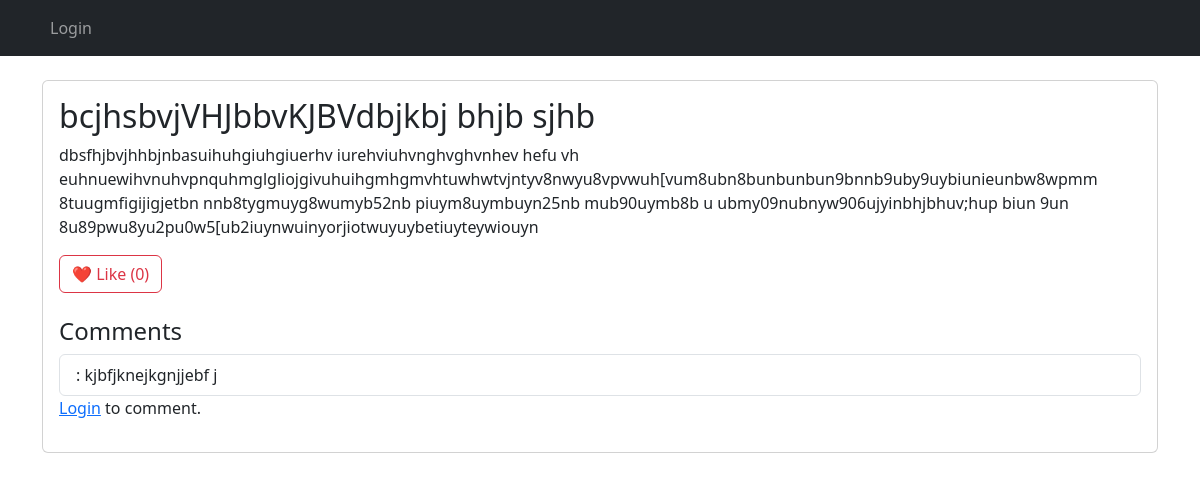
/blogs/2/, run on the app's committed database.
### blog/models.py (models this page shows)
class Blog(models.Model):
    trainer = models.ForeignKey(User, on_delete=models.CASCADE, related_name='blogs')
    title = models.CharField(max_length=255)
    content = models.TextField()
    created_at = models.DateTimeField(auto_now_add=True)
    updated_at = models.DateTimeField(auto_now=True)
    def __str__(self):
        return self.title

class Comment(models.Model):
    user = models.ForeignKey(User, on_delete=models.CASCADE, related_name='comments')
    blog = models.ForeignKey(Blog, on_delete=models.CASCADE, related_name='comments')
    text = models.TextField()
    created_at = models.DateTimeField(auto_now_add=True)

### blog/views.py (the view)
# urls.py: path("<slug:slug>/", views.blog_detail, name="blog_detail"),
def blog_detail(request, slug):
    blog = get_object_or_404(Blog, id=slug)  # Fetch blog by slug
    print(blog)
    return render(request, "blog/blog_detail.html", {"blog": blog})

### blog/templates/blog/blog_detail.html (shortened to what this page needs)
{% extends "blog/base.html" %}
{% block content %}
<div class="card">
    <div class="card-body">
        <h2>{{ blog.title }}</h2>
        <p>{{ blog.content }}</p>
        <button class="btn btn-outline-danger like-btn" data-blog="{{ blog.id }}">
            ❤️ Like ({{ blog.likes.count }})
        </button>
        <h4 class="mt-4">Comments</h4>
        <ul class="list-group">
            {% for comment in blog.comments.all %}
                <li class="list-group-item">{{ comment.user.username }}: {{ comment.text }}</li>
            {% empty %}
                <li class="list-group-item">No comments yet.</li>
            {% endfor %}
        </ul>
        {% if user.is_authenticated %}
        <form id="commentForm" class="mt-3">
            <textarea id="commentText" class="form-control" placeholder="Add a comment..."></textarea>
            <button type="submit" class="btn btn-primary mt-2">Post Comment</button>
        </form>
        {% else %}
            <p><a href="{% url 'login' %}">Login</a> to comment.</p>
        {% endif %}
    </div>
</div>
{% endblock %}

### data on the page
Blog: title "bcjhsbvjVHJbbvKJBVdbjkbj bhjb sjhb", content "dbsfhjbvjhhbjnbasuihuhgiuhgiuerhv iurehviuhvnghvghvnhev hefu vh euhnuewihvnuhvpnquhmglgliojgivuhuihgmhgmvhtuwhwtvjntyv8nwyu8vpvwuh[vum8ubn8bunbunbun9bnnb9uby9uybiunieunbw8wpmm 8tuugmfigijigjetbn nnb8tygmuyg8wumyb52nb piuym8uymbuyn25nb mub90uymb8b u ubmy09nubnyw906ujyinbhjbhuv;hup biun 9un 8u89pwu8yu2pu0w5[ub2iuynwuinyorjiotwuyuybetiuyteywiouyn", likes.count "0"
Comment: text "kjbfjknejkgnjjebf j"
